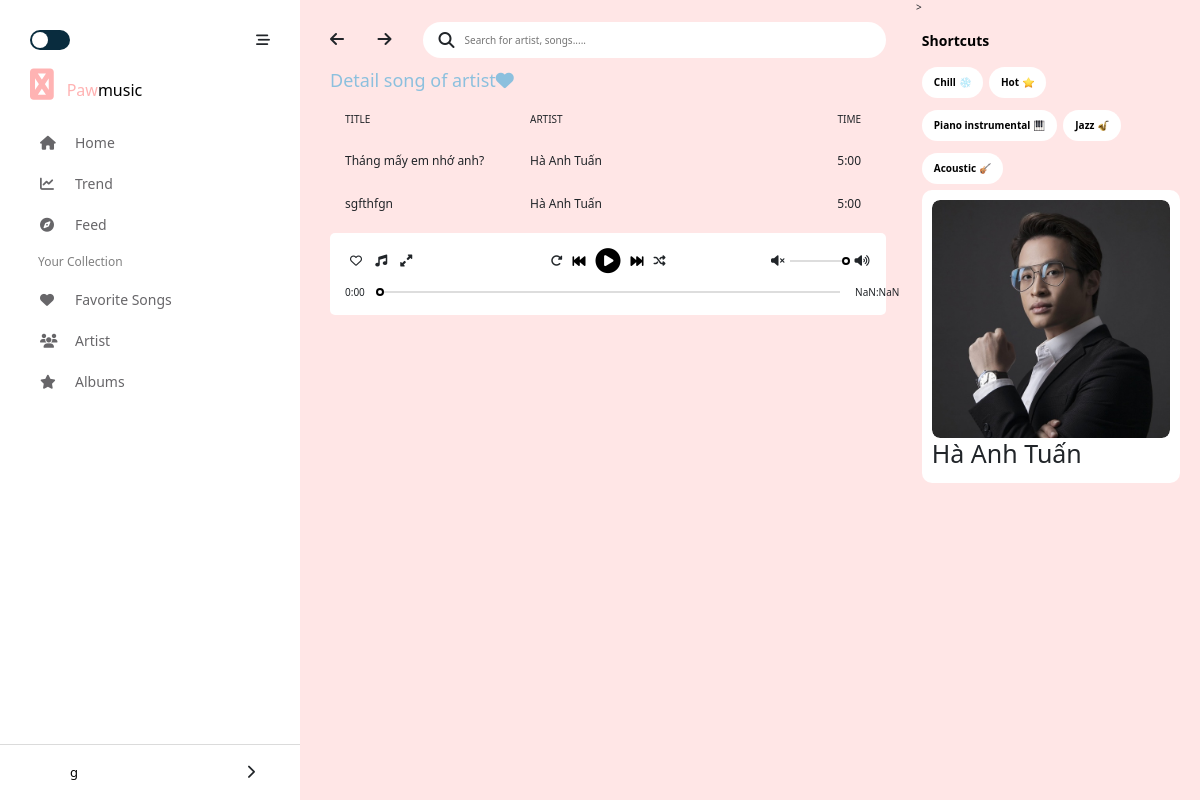
Page /artist/detail/1 (signed in) on the earlier database version.
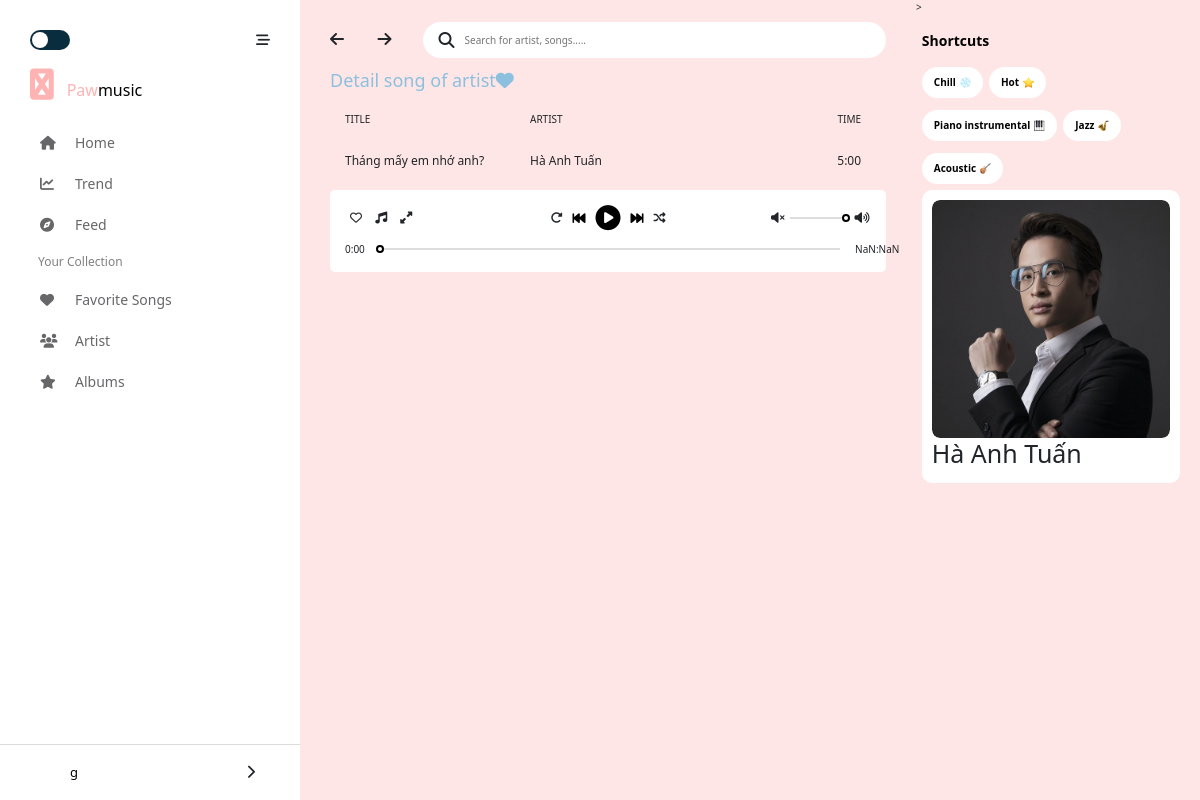
Same page on the later database version.
### songs/models.py (models this page shows)
class Song(models.Model):
    name = models.TextField(max_length=256)
    time = models.TextField(max_length=50)
    linkSave = models.TextField()
    target = models.BooleanField(default=0)
    artist = models.ForeignKey(
        Artist,
        on_delete=models.CASCADE,
        blank=False,
        null=True)#1-n

### artists/models.py (models this page shows)
class Artist(models.Model):
    name = models.TextField(max_length=256)
    linkImage = models.TextField()
    description = models.TextField(default='')

### artistdetails/views.py (the view)
# urls.py: path('<int:id>', views.artistDetail,name='artist'),
def artistDetail(request, id):
    firstname = request.session["firstname"]
    request.session['idArtist'] = id
    artist = Artist.objects.get(id = id)
    songs = Song.objects.filter(artist_id = id)
    return render(request, 'authentication/artistDetail.html',{"songs": songs, "firstname": firstname, "artist": artist})

### templates/authentication/artistDetail.html (shortened to what the changed rows need)
<!DOCTYPE html>
<html lang="en">
  <head>
    <link
      href="https://cdn.jsdelivr.net/npm/bootstrap@5.1.3/dist/css/bootstrap.min.css"
      rel="stylesheet"
    />
    <link rel="stylesheet" href="https://cdnjs.cloudflare.com/ajax/libs/font-awesome/5.15.1/css/all.min.css">
    <link rel="stylesheet" href="https://cdnjs.cloudflare.com/ajax/libs/font-awesome/6.1.1/css/all.min.css" />
    {% load static %}
    <link rel="stylesheet"  href="{%  static  'css/style.css'  %}" type="text/css">
    {% load static %}
    <link rel="stylesheet"  href="{%  static  'css/responsive.css'  %}" type="text/css">
    <link
      rel="stylesheet"
      href="https://unpkg.com/swiper/swiper-bundle.min.css"
    />
  </head>
  <body onload="LoadAT()">
    <div class="">
      <div id="main" style="width: 100%;">
        <div id="container" >
            <div id="main-content" >
                <div class="my-playlistFS">
                    <div class="playlist-list" >
                        {% for song in songs %}
                            <div class="playlist playlist--hover" id="playlist{{ song.id }}" ondblclick="SelectSong({{ song.id}})">
                                <p class="playlist__title">{{song.name}}</p>
                                <p class="playlist__artist">{{song.artist.name}}</p>
                                <p class="playlist__time">{{song.time}}</p>
                            </div>
                        {% endfor %}
                    </div>
                </div>
                        {% load static %}
            </div>>
            <div id="sidebar">
                          {% load static %}
                          {% load static %}
                          {% load static %}
                          {% load static %}
                          {% load static %}
              <div class="sidebar__suggest-album">
                  <div class="suggest-album">
                          {% load static %}
                      <div class="suggest-album__content">
                          <div class="suggest-album__info">
                              <h1>{{ artist.name }}</h1>
                          </div>
                      </div>
                  </div>
              </div>
          </div>
      </div>
  </div>
    </div>
  </body>
</html>

Differences in the rows shown:
removed Song: name "sgfthfgn", artist.name "Hà Anh Tuấn", time "5:00"
